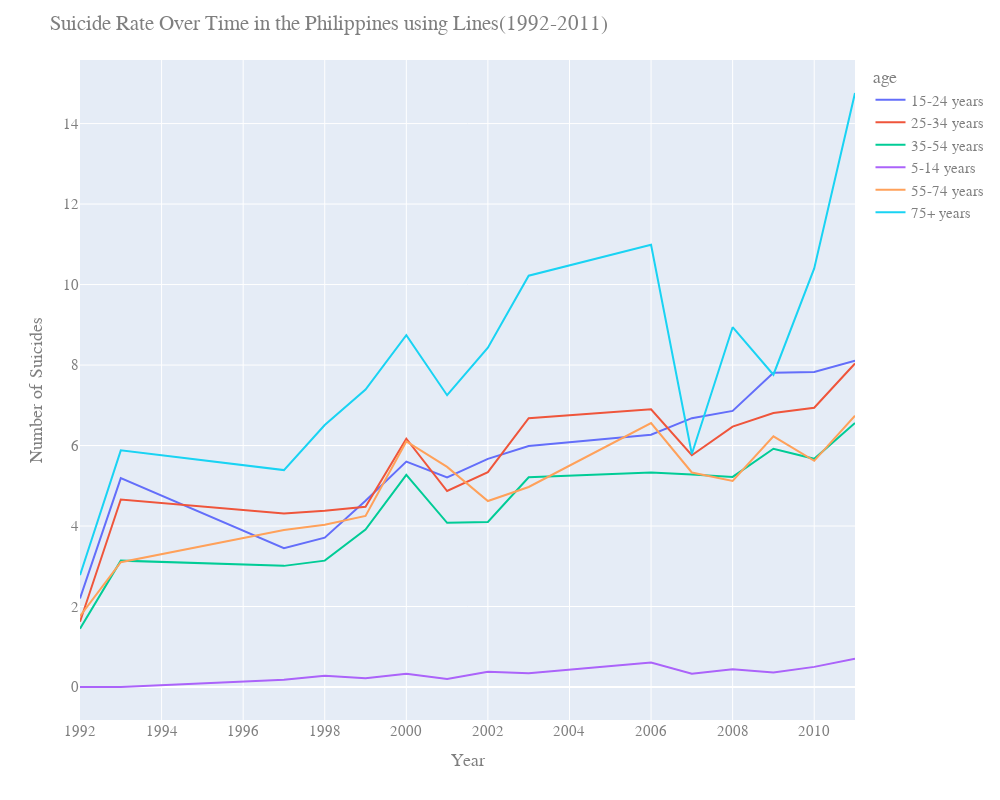

Source (notebook cell):
### Code cell
# agg_data = ph_data.groupby(['year', 'age']).sum().reset_index()
fig = px.line(agg_data, x="year", y="suicides/100k pop", color="age",
                hover_name="age", width=1000, height=800)
fig.update_layout(
    title="Suicide Rate Over Time in the Philippines using Lines(1992-2011)",
    xaxis_title="Year",
    yaxis_title="Number of Suicides",
    font=dict(
        family="Arial",
        size=15,
        color="#7f7f7f"
    )
)
fig.show()

### Figure 1 — Plotly figure (JSON) as saved in the notebook; plotly's stock layout.template omitted (floating-point values rounded to 4 significant figures)
{"data": [{"hovertemplate": "<b>%{hovertext}</b><br><br>age=15-24 years<br>year=%{x}<br>suicides/100k pop=%{y}<extra></extra>", "hovertext": ["15-24 years", "15-24 years", "15-24 years", "15-24 years", "15-24 years", "15-24 years", "15-24 years", "15-24 years", "15-24 years", "15-24 years", "15-24 years", "15-24 years", "15-24 years", "15-24 years", "15-24 years"], "legendgroup": "15-24 years", "line": {"color": "#636efa", "dash": "solid"}, "mode": "lines", "name": "15-24 years", "showlegend": true, "type": "scatter", "x": [1992, 1993, 1997, 1998, 1999, 2000, 2001, 2002, 2003, 2006, 2007, 2008, 2009, 2010, 2011], "xaxis": "x", "y": [2.2, 5.19, 3.45, 3.71, 4.63, 5.6, 5.21, 5.67, 5.99, 6.27, 6.68, 6.86, 7.81, 7.83, 8.11], "yaxis": "y"}, {"hovertemplate": "<b>%{hovertext}</b><br><br>age=25-34 years<br>year=%{x}<br>suicides/100k pop=%{y}<extra></extra>", "hovertext": ["25-34 years", "25-34 years", "25-34 years", "25-34 years", "25-34 years", "25-34 years", "25-34 years", "25-34 years", "25-34 years", "25-34 years", "25-34 years", "25-34 years", "25-34 years", "25-34 years", "25-34 years"], "legendgroup": "25-34 years", "line": {"color": "#EF553B", "dash": "solid"}, "mode": "lines", "name": "25-34 years", "showlegend": true, "type": "scatter", "x": [1992, 1993, 1997, 1998, 1999, 2000, 2001, 2002, 2003, 2006, 2007, 2008, 2009, 2010, 2011], "xaxis": "x", "y": [1.62, 4.66, 4.31, 4.38, 4.48, 6.17, 4.87, 5.34, 6.68, 6.9, 5.76, 6.47, 6.81, 6.94, 8.04], "yaxis": "y"}, {"hovertemplate": "<b>%{hovertext}</b><br><br>age=35-54 years<br>year=%{x}<br>suicides/100k pop=%{y}<extra></extra>", "hovertext": ["35-54 years", "35-54 years", "35-54 years", "35-54 years", "35-54 years", "35-54 years", "35-54 years", "35-54 years", "35-54 years", "35-54 years", "35-54 years", "35-54 years", "35-54 years", "35-54 years", "35-54 years"], "legendgroup": "35-54 years", "line": {"color": "#00cc96", "dash": "solid"}, "mode": "lines", "name": "35-54 years", "showlegend": true, "type": "scatter", "x": [1992, 1993, 1997, 1998, 1999, 2000, 2001, 2002, 2003, 2006, 2007, 2008, 2009, 2010, 2011], "xaxis": "x", "y": [1.45, 3.14, 3.01, 3.14, 3.91, 5.27, 4.08, 4.1, 5.21, 5.33, 5.28, 5.22, 5.92, 5.67, 6.56], "yaxis": "y"}, {"hovertemplate": "<b>%{hovertext}</b><br><br>age=5-14 years<br>year=%{x}<br>suicides/100k pop=%{y}<extra></extra>", "hovertext": ["5-14 years", "5-14 years", "5-14 years", "5-14 years", "5-14 years", "5-14 years", "5-14 years", "5-14 years", "5-14 years", "5-14 years", "5-14 years", "5-14 years", "5-14 years", "5-14 years", "5-14 years"], "legendgroup": "5-14 years", "line": {"color": "#ab63fa", "dash": "solid"}, "mode": "lines", "name": "5-14 years", "showlegend": true, "type": "scatter", "x": [1992, 1993, 1997, 1998, 1999, 2000, 2001, 2002, 2003, 2006, 2007, 2008, 2009, 2010, 2011], "xaxis": "x", "y": [0, 0, 0.18, 0.28, 0.22, 0.33, 0.2, 0.38, 0.34, 0.61, 0.33, 0.44, 0.36, 0.5, 0.7], "yaxis": "y"}, {"hovertemplate": "<b>%{hovertext}</b><br><br>age=55-74 years<br>year=%{x}<br>suicides/100k pop=%{y}<extra></extra>", "hovertext": ["55-74 years", "55-74 years", "55-74 years", "55-74 years", "55-74 years", "55-74 years", "55-74 years", "55-74 years", "55-74 years", "55-74 years", "55-74 years", "55-74 years", "55-74 years", "55-74 years", "55-74 years"], "legendgroup": "55-74 years", "line": {"color": "#FFA15A", "dash": "solid"}, "mode": "lines", "name": "55-74 years", "showlegend": true, "type": "scatter", "x": [1992, 1993, 1997, 1998, 1999, 2000, 2001, 2002, 2003, 2006, 2007, 2008, 2009, 2010, 2011], "xaxis": "x", "y": [1.76, 3.1, 3.9, 4.03, 4.25, 6.1, 5.47, 4.62, 4.97, 6.56, 5.33, 5.12, 6.23, 5.62, 6.74], "yaxis": "y"}, {"hovertemplate": "<b>%{hovertext}</b><br><br>age=75+ years<br>year=%{x}<br>suicides/100k pop=%{y}<extra></extra>", "hovertext": ["75+ years", "75+ years", "75+ years", "75+ years", "75+ years", "75+ years", "75+ years", "75+ years", "75+ years", "75+ years", "75+ years", "75+ years", "75+ years", "75+ years", "75+ years"], "legendgroup": "75+ years", "line": {"color": "#19d3f3", "dash": "solid"}, "mode": "lines", "name": "75+ years", "showlegend": true, "type": "scatter", "x": [1992, 1993, 1997, 1998, 1999, 2000, 2001, 2002, 2003, 2006, 2007, 2008, 2009, 2010, 2011], "xaxis": "x", "y": [2.78, 5.88, 5.39, 6.51, 7.39, 8.74, 7.25, 8.43, 10.22, 10.99, 5.79, 8.94, 7.76, 10.4, 14.76], "yaxis": "y"}], "layout": {"font": {"color": "#7f7f7f", "family": "Arial", "size": 15}, "height": 800, "legend": {"title": {"text": "age"}, "tracegroupgap": 0}, "margin": {"t": 60}, "title": {"text": "Suicide Rate Over Time in the Philippines using Lines(1992-2011)"}, "width": 1000, "xaxis": {"anchor": "y", "domain": [0, 1], "title": {"text": "Year"}}, "yaxis": {"anchor": "x", "domain": [0, 1], "title": {"text": "Number of Suicides"}}}}
